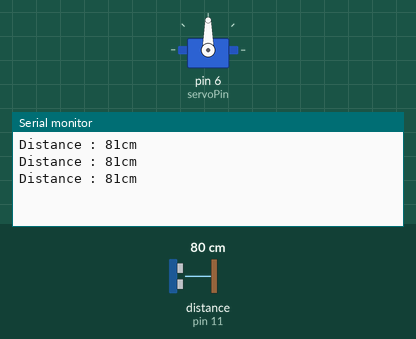
The sketch below on a simulated Arduino Uno, built with avr-gcc and run on an emulated ATmega328P. Shown: servo, the last lines printed to the serial monitor. Inputs (shaded band) come from the test bench; at power-on: distance to the obstacle (sensor on pin 11) 80 cm. The echo pulse lasts 58.3 µs per cm.

Above: at 1.3 s.
1.4 s: distance to the obstacle (sensor on pin 11) set to 195 cm
At 1.9 s:
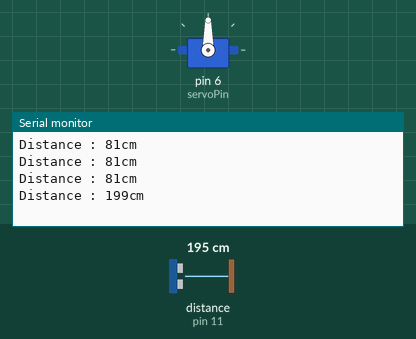
2.9 s: distance to the obstacle (sensor on pin 11) set to 204 cm
At 3.5 s:
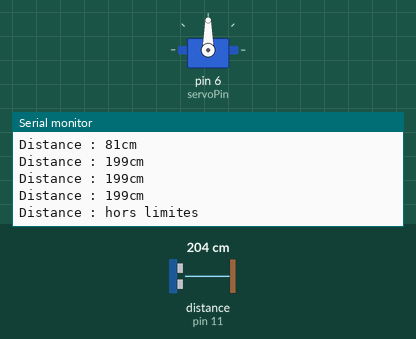

Measured:
- the behaviour switches between 200 and 201 cm on distance to the obstacle (sensor on pin 11) (found by bisection; images 1 and 2)
- after the input at 1.4 s, the serial monitor: prints a new line after 0.13 s (image 1)
- after the input at 2.9 s, the serial monitor: prints a new line after 0.17 s (image 2)

The sketch:

distance-servo.ino
```cpp
/*
Code de démarrage pour créer un cadran indicatur de distance avec
un capteur ultrason HC-SR04 plus la bibliothèque NewPing et un servomoteur.

Ce code bâti sur NewPingExample.ino de la bibliothèque NewPing

Créé : 2024-02
Mis à jour : 2024-02
Auteur : David Crowley
*/

#include <Arduino.h>
#include <NewPing.h> // ajouter la bibliothèque via le menu Libraries
#include <Servo.h>

/*
définir les broches utilisées
*/

// capteur ultrason
const int trig = 12;
const int echo = 11;

// broche pour le signal du servomoteur
const int servoPin = 6; // broche avec modulation de la largeur de pulsations

/*
Constantes obtenues durant le calibrage
>>> VÉRIFIER CES VALEURS AVEC VOTRE PROPRE CAPTEUR ET SERVO <<<
*/

const int maxDistance = 200; // en cm
const int minSignal = 1300; // en microsecondes
const int maxSignal = 1700; // en microsecondes

/*
Objets pour gérer les capteurs et moteurs
*/

NewPing sonar(trig, echo, maxDistance); // capteur ultrason
Servo indicator; // servomoteur

void setup() {
  indicator.attach(servoPin);
  Serial.begin(9600); // pour le déboggage
}

void loop() {
  // prendre une lecture de distance
  int distance = sonar.ping_cm(); // lire le capteur et convertir la réponse en cm

  // afficher le résultat de la lecture
  Serial.print("Distance : ");
  if (distance == 0 ){
    // la valeur 0 indique que la réponse a pris plus de temps que nécessaire pour maxDistance
    Serial.println("hors limites");
    distance = maxDistance; // modifier la distance à utiliser pour le cadran
  } else {
    // les autres valeurs sont valides
    Serial.print(distance);
    Serial.println("cm");
  }

  // TODO utiliser la fonction map() pour convertir la distance en valeur appropriée pour le signal du servo
  // Indice : utiliser les constantes maxDistance, minSignal, maxSignal comme arguments pour map()
  int servoSignal;


  // TODO contrôler la position du servo avec le signal calculé


  // délai pour laisser le servo se positionner
  // le strict minimum est de 29ms pour le temps entre les lectures de distance
  // TODO minimiser cette valeur pour une meilleur réactivité sans compromettre la fiabilité
  delay(500);
}
```
